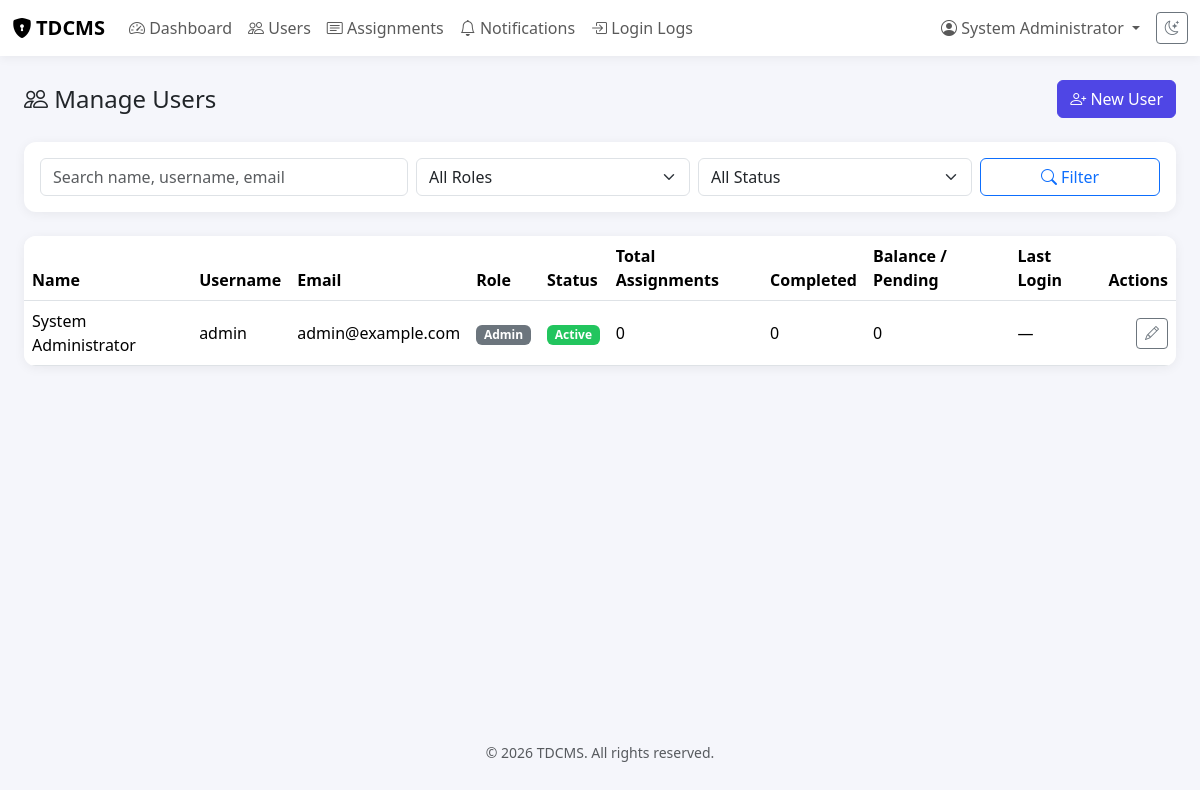
The app's page /index.php?page=admin_users (signed in) with its own data.
### tables this page shows
CREATE TABLE `users` (
    `id`               INT UNSIGNED NOT NULL AUTO_INCREMENT,
    `full_name`        VARCHAR(120)  NOT NULL,
    `username`         VARCHAR(60)   NOT NULL,
    `email`            VARCHAR(150)  NOT NULL,
    `password_hash`    VARCHAR(255)  NULL DEFAULT NULL,
    `role`             ENUM('admin','user') NOT NULL DEFAULT 'user',
    `status`           ENUM('active','disabled') NOT NULL DEFAULT 'active',
    `failed_attempts`  TINYINT UNSIGNED NOT NULL DEFAULT 0,
    `locked_until`     DATETIME NULL DEFAULT NULL,
    `last_login_at`    DATETIME NULL DEFAULT NULL,
    `password_changed_at` DATETIME NULL DEFAULT NULL,
    `created_at`       DATETIME NOT NULL DEFAULT CURRENT_TIMESTAMP,
    `updated_at`       DATETIME NOT NULL DEFAULT CURRENT_TIMESTAMP ON UPDATE CURRENT_TIMESTAMP,
    PRIMARY KEY (`id`),
    UNIQUE KEY `uq_users_username` (`username`),
    UNIQUE KEY `uq_users_email` (`email`),
    KEY `idx_users_role_status` (`role`, `status`)
);

### index.php (called while the page is built, shortened)
<?php
$page   = $_GET['page'] ?? null;
$page = $page ?: (is_logged_in() ? (is_admin() ? 'admin_dashboard' : 'dashboard') : 'login');
$viewMap = [
    'login'                => __DIR__ . '/views/auth/login.php',
    'dashboard'             => __DIR__ . '/views/user/dashboard.php',
    'history'               => __DIR__ . '/views/user/history.php',
    'admin_dashboard'       => __DIR__ . '/views/admin/dashboard.php',
    'admin_users'           => __DIR__ . '/views/admin/users.php',
    'admin_user_form'       => __DIR__ . '/views/admin/user_form.php',
    'admin_assignments' => __DIR__ . '/views/admin/businesses.php',
    'admin_business_form' => __DIR__ . '/views/admin/business_form.php',
    'admin_business_details' => __DIR__ . '/views/admin/business_details.php',
    'admin_business_content' => __DIR__ . '/views/admin/business_content.php',
    'admin_individual_assignments' => __DIR__ . '/views/admin/individual_assignments.php',
    'admin_bulk_assign'     => __DIR__ . '/views/admin/bulk_assign.php',
    'admin_login_logs'      => __DIR__ . '/views/admin/login_logs.php',
    'admin_notifications'   => __DIR__ . '/views/admin/notifications.php',
];
require $viewMap[$page];

### includes/functions.php (called while the page is built, shortened)
<?php
function e(?string $value): string
{
    return htmlspecialchars($value ?? '', ENT_QUOTES | ENT_SUBSTITUTE, 'UTF-8');
}
function sanitize_input(?string $value): string
{
    $value = str_replace("\0", '', $value);
    return trim($value);
}
function format_datetime(?string $datetime, string $format = 'd M Y, h:i A'): string
{
    if (empty($datetime)) {
        return '—';
    }
}

### includes/auth.php (called while the page is built, shortened)
<?php
function is_logged_in(): bool
{
    return !empty($_SESSION['user_id']);
}
function is_admin(): bool
{
    return is_logged_in() && ($_SESSION['user_role'] ?? '') === 'admin';
}

### models/User.php (called while the page is built, shortened)
<?php
final class User
{
    private PDO $pdo;
    public function __construct(PDO $pdo)
    {
        $this->pdo = $pdo;
    }
    public function list(array $filters = [], int $page = 1, int $perPage = DEFAULT_PAGE_SIZE): array
    {
        $where = ['1=1'];
        $params = [];
        $whereSql = implode(' AND ', $where);
        $countStmt = $this->pdo->prepare("SELECT COUNT(*) FROM users WHERE $whereSql");
        $countStmt->execute($params);
        $total = (int) $countStmt->fetchColumn();
        $offset = max(0, ($page - 1) * $perPage);
        $sql = "SELECT u.id, u.full_name, u.username, u.email, u.role, u.status, u.last_login_at, u.created_at,
                   COALESCE(assignment_progress.total_assignments, 0) AS total_assignments,
                   COALESCE(assignment_progress.completed_assignments, 0) AS completed_assignments,
                   COALESCE(assignment_progress.total_assignments, 0)
                 - COALESCE(assignment_progress.completed_assignments, 0) AS pending_assignments
            FROM users u
            LEFT JOIN (
                SELECT user_id,
                   COUNT(*) AS total_assignments,
                   SUM(status = 'completed') AS completed_assignments
                FROM assignments
                WHERE archived_at IS NULL
                GROUP BY user_id
            ) assignment_progress ON assignment_progress.user_id = u.id
            WHERE $whereSql ORDER BY u.created_at DESC LIMIT :limit OFFSET :offset";
        $stmt = $this->pdo->prepare($sql);
        $stmt->bindValue(':limit', $perPage, PDO::PARAM_INT);
        $stmt->bindValue(':offset', $offset, PDO::PARAM_INT);
        $stmt->execute();
        return [
            'rows'  => $stmt->fetchAll(),
            'total' => $total,
            'page'  => $page,
            'pages' => (int) ceil($total / $perPage),
        ];
    }
}

### views/admin/users.php (the view, shortened to what this page needs)
<?php
$page = max(1, (int) ($_GET['p'] ?? 1));
$filters = [
    'search' => sanitize_input($_GET['search'] ?? ''),
    'role'   => sanitize_input($_GET['role'] ?? ''),
    'status' => sanitize_input($_GET['status'] ?? ''),
];
$userModel = new User($pdo);
$result = $userModel->list($filters, $page);
require __DIR__ . '/../../layouts/header.php';
?>
<div class="d-flex justify-content-between align-items-center flex-wrap gap-2 mb-4">
  <h4 class="mb-0"><i class="bi bi-people"></i> Manage Users</h4>
  <a href="<?= e(APP_URL) ?>/index.php?page=admin_user_form" class="btn btn-primary"><i class="bi bi-person-plus"></i> New User</a>
</div>
<form method="get" action="<?= e(APP_URL) ?>/index.php" class="card p-3 mb-4">
  <div class="row g-2">
    <div class="col-12 col-md-4">
      <input type="text" name="search" class="form-control" placeholder="Search name, username, email" value="<?= e($filters['search']) ?>">
    </div>
    <div class="col-6 col-md-3">
      <select name="role" class="form-select">
        <option value="">All Roles</option>
      </select>
    </div>
    <div class="col-6 col-md-3">
      <select name="status" class="form-select">
        <option value="">All Status</option>
      </select>
    </div>
    <div class="col-12 col-md-2">
      <button type="submit" class="btn btn-outline-primary w-100"><i class="bi bi-search"></i> Filter</button>
    </div>
  </div>
</form>
<div class="card table-responsive-card">
  <table class="table table-hover align-middle mb-0">
    <thead>
      <tr><th>Name</th><th>Username</th><th>Email</th><th>Role</th><th>Status</th><th>Total Assignments</th><th>Completed</th><th>Balance / Pending</th><th>Last Login</th><th class="text-end">Actions</th></tr>
    </thead>
    <tbody>
      <?php foreach ($result['rows'] as $u): ?>
        <tr>
          <td><?= e($u['full_name'] ?: $u['username']) ?></td>
          <td><?= e($u['username']) ?></td>
          <td><?= e($u['email']) ?></td>
          <td><span class="badge text-bg-secondary"><?= e(ucfirst($u['role'])) ?></span></td>
          <td>
            <?php if ($u['status'] === 'active'): ?>
              <span class="badge badge-completed text-white">Active</span>
            <?php else: ?>
              <span class="badge text-bg-danger">Disabled</span>
            <?php endif; ?>
          </td>
          <td>
            <?php if ($u['role'] === 'user'): ?>
              <button type="button" class="btn btn-link p-0 btn-user-assignment-content"
                      data-user-id="<?= (int) $u['id'] ?>" data-user-name="<?= e($u['full_name'] ?: $u['username']) ?>"
                      data-status="">
                <?= (int) $u['total_assignments'] ?>
              </button>
            <?php else: ?>
              <?= (int) $u['total_assignments'] ?>
            <?php endif; ?>
          </td>
          <td>
            <?php if ($u['role'] === 'user'): ?>
              <button type="button" class="btn btn-link p-0 btn-user-assignment-content"
                      data-user-id="<?= (int) $u['id'] ?>" data-user-name="<?= e($u['full_name'] ?: $u['username']) ?>"
                      data-status="completed">
                <?= (int) $u['completed_assignments'] ?>
              </button>
            <?php else: ?>
              <?= (int) $u['completed_assignments'] ?>
            <?php endif; ?>
          </td>
          <td>
            <?php if ($u['role'] === 'user'): ?>
              <button type="button" class="btn btn-link p-0 btn-user-assignment-content"
                      data-user-id="<?= (int) $u['id'] ?>" data-user-name="<?= e($u['full_name'] ?: $u['username']) ?>"
                      data-status="pending">
                <?= (int) $u['pending_assignments'] ?>
              </button>
            <?php else: ?>
              <?= (int) $u['pending_assignments'] ?>
            <?php endif; ?>
          </td>
          <td><?= e(format_datetime($u['last_login_at'])) ?></td>
          <td class="text-end">
            <a href="<?= e(APP_URL) ?>/index.php?page=admin_user_form&id=<?= (int) $u['id'] ?>" class="btn btn-sm btn-outline-secondary" title="Edit"><i class="bi bi-pencil"></i></a>
          </td>
        </tr>
      <?php endforeach; ?>
    </tbody>
  </table>
</div>
<?php require __DIR__ . '/../../layouts/footer.php'; ?>

### layouts/header.php (shortened to what this page needs)
<!DOCTYPE html>
<html lang="en" data-bs-theme="light">
<head>
<link rel="stylesheet" href="https://cdn.jsdelivr.net/npm/bootstrap@5.3.3/dist/css/bootstrap.min.css">
<link rel="stylesheet" href="https://cdn.jsdelivr.net/npm/bootstrap-icons@1.11.3/font/bootstrap-icons.css">
<link rel="stylesheet" href="<?= e(APP_URL) ?>/assets/css/style.css?v=<?= (int) filemtime(__DIR__ . '/../assets/css/style.css') ?>">
</head>
<body>
<?php if (is_logged_in()): ?>
<nav class="navbar navbar-expand-lg app-navbar">
  <div class="container-fluid">
    <a class="navbar-brand fw-semibold" href="<?= e(APP_URL) ?>/index.php?page=<?= is_admin() ? 'admin_dashboard' : 'dashboard' ?>">
      <i class="bi bi-shield-lock-fill me-1"></i><?= e(APP_NAME) ?>
    </a>
    <div class="app-navbar-controls">
      <button id="themeToggle" class="btn btn-sm btn-outline-secondary app-navbar-theme-toggle" type="button" title="Toggle dark mode" aria-label="Toggle dark mode">
      </button>
    </div>
    <div class="collapse navbar-collapse" id="navMain">
      <ul class="navbar-nav me-auto mb-2 mb-lg-0">
        <?php if (is_admin()): ?>
          <li class="nav-item"><a class="nav-link" href="<?= e(APP_URL) ?>/index.php?page=admin_dashboard"><i class="bi bi-speedometer2"></i> Dashboard</a></li>
          <li class="nav-item"><a class="nav-link" href="<?= e(APP_URL) ?>/index.php?page=admin_users"><i class="bi bi-people"></i> Users</a></li>
          <li class="nav-item"><a class="nav-link" href="<?= e(APP_URL) ?>/index.php?page=admin_assignments"><i class="bi bi-card-text"></i> Assignments</a></li>
          <li class="nav-item"><a class="nav-link" href="<?= e(APP_URL) ?>/index.php?page=admin_notifications"><i class="bi bi-bell"></i> Notifications</a></li>
          <li class="nav-item"><a class="nav-link" href="<?= e(APP_URL) ?>/index.php?page=admin_login_logs"><i class="bi bi-box-arrow-in-right"></i> Login Logs</a></li>
        <?php else: ?>
          <li class="nav-item"><a class="nav-link" href="<?= e(APP_URL) ?>/index.php?page=dashboard"><i class="bi bi-house"></i> My Tasks</a></li>
          <li class="nav-item"><a class="nav-link" href="<?= e(APP_URL) ?>/index.php?page=history"><i class="bi bi-check2-circle"></i> Completed History</a></li>
        <?php endif; ?>
      </ul>
      <ul class="navbar-nav ms-auto">
        <li class="nav-item dropdown">
          <a class="nav-link dropdown-toggle" href="#" role="button" data-bs-toggle="dropdown">
            <i class="bi bi-person-circle"></i> <?= e($_SESSION['user_name'] ?? $_SESSION['username'] ?? '') ?>
          </a>
        </li>
      </ul>
    </div>
  </div>
</nav>
<div class="app-navbar-spacer" aria-hidden="true"></div>
<?php endif; ?>
<main class="app-main <?= is_logged_in() ? '' : 'guest-main' ?>">
<div class="app-page-container">

### layouts/footer.php (shortened to what this page needs)
</div>
</main>
<footer class="app-footer text-center text-muted small py-3">
  &copy; <?= date('Y') ?> <?= e(APP_NAME) ?>. All rights reserved.
</footer>
</body>
</html>

### assets/css/style.css (style rules this page uses)
:root { --tdcms-primary: #4f46e5; --tdcms-primary-dark: #3730a3; --tdcms-radius: 0.75rem; --tdcms-bg: #f5f6fb; --tdcms-card-bg: #ffffff; }
html, body { height: 100%; }
body { background-color: var(--tdcms-bg); font-family: "Segoe UI", Roboto, -apple-system, BlinkMacSystemFont, sans-serif; -webkit-tap-highlight-color: transparent; }
.app-navbar { position: fixed; inset: 0 0 auto; width: 100%; z-index: 1030; background-color: var(--tdcms-card-bg); box-shadow: 0 2px 10px rgba(0,0,0,0.06); }
.app-navbar-spacer { height: 3.5rem; }
.app-navbar-controls { display: flex; flex: 0 0 auto; align-items: center; gap: 0.5rem; margin-left: auto; }
@media (min-width: 992px) { .app-navbar .navbar-collapse { order: 1; } }
@media (min-width: 992px) { .app-navbar-controls { order: 2; margin-left: 0.5rem; } }
.app-navbar-theme-toggle, .app-navbar-toggler { display: inline-flex; width: 2rem; height: 2rem; align-items: center; justify-content: center; padding: 0.25rem; border-width: 1px; }
.app-main { min-height: calc(100vh - 130px); }
.app-page-container { box-sizing: border-box; width: 100%; max-width: 1440px; min-height: inherit; margin-inline: auto; padding: 1.5rem clamp(0.75rem, 2vw, 2rem); }
.card { background-color: var(--tdcms-card-bg); border: none; border-radius: var(--tdcms-radius); box-shadow: 0 2px 12px rgba(0,0,0,0.06); }
.btn-primary { background-color: var(--tdcms-primary); border-color: var(--tdcms-primary); }
.badge-completed { background-color: #22c55e; }
.table-responsive-card { overflow-x: auto; }

### records on screen
users: full_name "System Administrator", username "admin", email "admin@example.com", role "Admin", status "Active", total_assignments "0", completed_assignments "0", pending_assignments "0", last_login_at "—"

### other values on screen
APP_NAME "TDCMS"
$_SESSION['user_name'] "System Administrator"
